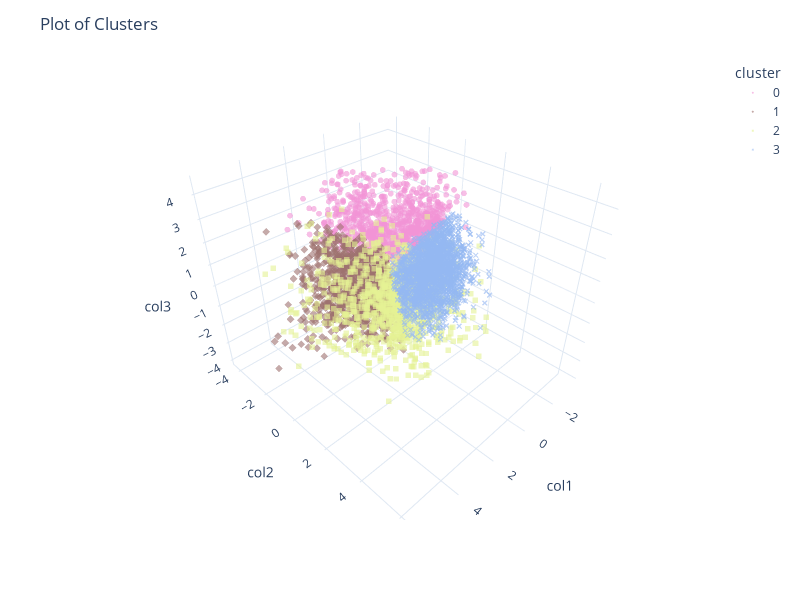

The notebook cell this image was saved under:
### Code cell
# Custom colors for clusters
cluster_colors = {0:"#f294d6",1: "#9E726F", 2:"#e5f294",3: "#94b8f2"}

PCA_ds["cluster"] = PCA_ds["cluster"].astype(str)
PCA_ds["color"] = PCA_ds["cluster"].map(cluster_colors)
# Creating a 3D scatter plot
fig = px.scatter_3d(PCA_ds.sort_values(by='cluster'), x='col1', y='col2', z='col3',
              color='cluster', color_discrete_sequence=cluster_colors, opacity=0.6, symbol='cluster')

fig.update_traces(marker=dict(size=2))

fig.update_layout(title="Plot of Clusters", height=600, width=800)
fig.show()

### Figure 1 — Plotly figure (JSON) as saved in the notebook; plotly's stock layout.template omitted (floating-point values rounded to 4 significant figures; data arrays with more than 128 entries replaced by an {"elided": "..."} marker saying what was removed)
{"data": [{"hovertemplate": "cluster=0<br>col1=%{x}<br>col2=%{y}<br>col3=%{z}<extra></extra>", "legendgroup": "0", "marker": {"color": "#f294d6", "opacity": 0.6, "size": 2, "symbol": "circle"}, "mode": "markers", "name": "0", "scene": "scene", "showlegend": true, "type": "scatter3d", "x": {"elided": "956 float values"}, "y": {"elided": "956 float values"}, "z": {"elided": "956 float values"}}, {"hovertemplate": "cluster=1<br>col1=%{x}<br>col2=%{y}<br>col3=%{z}<extra></extra>", "legendgroup": "1", "marker": {"color": "#9E726F", "opacity": 0.6, "size": 2, "symbol": "diamond"}, "mode": "markers", "name": "1", "scene": "scene", "showlegend": true, "type": "scatter3d", "x": {"elided": "1011 float values"}, "y": {"elided": "1011 float values"}, "z": {"elided": "1011 float values"}}, {"hovertemplate": "cluster=2<br>col1=%{x}<br>col2=%{y}<br>col3=%{z}<extra></extra>", "legendgroup": "2", "marker": {"color": "#e5f294", "opacity": 0.6, "size": 2, "symbol": "square"}, "mode": "markers", "name": "2", "scene": "scene", "showlegend": true, "type": "scatter3d", "x": {"elided": "1007 float values"}, "y": {"elided": "1007 float values"}, "z": {"elided": "1007 float values"}}, {"hovertemplate": "cluster=3<br>col1=%{x}<br>col2=%{y}<br>col3=%{z}<extra></extra>", "legendgroup": "3", "marker": {"color": "#94b8f2", "opacity": 0.6, "size": 2, "symbol": "x"}, "mode": "markers", "name": "3", "scene": "scene", "showlegend": true, "type": "scatter3d", "x": {"elided": "2056 float values"}, "y": {"elided": "2056 float values"}, "z": {"elided": "2056 float values"}}], "layout": {"height": 600, "legend": {"title": {"text": "cluster"}, "tracegroupgap": 0}, "margin": {"t": 60}, "scene": {"domain": {"x": [0, 1], "y": [0, 1]}, "xaxis": {"title": {"text": "col1"}}, "yaxis": {"title": {"text": "col2"}}, "zaxis": {"title": {"text": "col3"}}}, "title": {"text": "Plot of Clusters"}, "width": 800}}
